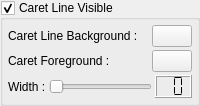
     <widget class="QWidget" name="pCaret">
      <layout class="QVBoxLayout">
       <property name="spacing">
        <number>3</number>
       </property>
       <property name="margin">
        <number>0</number>
       </property>
       <item>
        <widget class="QGroupBox" name="gbCaretLineVisible">
         <property name="title">
          <string>Caret Line Visible</string>
         </property>
         <property name="checkable">
          <bool>true</bool>
         </property>
         <layout class="QGridLayout" name="gridLayout_17">
          <property name="margin">
           <number>5</number>
          </property>
          <property name="spacing">
           <number>3</number>
          </property>
          <item row="1" column="1">
           <widget class="pColorButton" name="tbCaretForeground">
            <property name="sizePolicy">
             <sizepolicy hsizetype="Fixed" vsizetype="Fixed">
              <horstretch>0</horstretch>
              <verstretch>0</verstretch>
             </sizepolicy>
            </property>
           </widget>
          </item>
          <item row="0" column="0">
           <widget class="QLabel" name="lCaretLineBackground">
            <property name="text">
             <string>Caret Line Background :</string>
            </property>
           </widget>
          </item>
          <item row="1" column="0">
           <widget class="QLabel" name="lCaretForeground">
            <property name="text">
             <string>Caret Foreground :</string>
            </property>
           </widget>
          </item>
          <item row="2" column="0" colspan="2">
           <layout class="QHBoxLayout">
            <property name="spacing">
             <number>3</number>
            </property>
            <item>
             <widget class="QLabel" name="lCaretWidth">
              <property name="text">
               <string>Width :</string>
              </property>
             </widget>
            </item>
            <item>
             <widget class="QSlider" name="sCaretWidth">
              <property name="sizePolicy">
               <sizepolicy hsizetype="Expanding" vsizetype="Fixed">
                <horstretch>0</horstretch>
                <verstretch>0</verstretch>
               </sizepolicy>
              </property>
              <property name="minimum">
               <number>1</number>
              </property>
              <property name="maximum">
               <number>10</number>
              </property>
              <property name="pageStep">
               <number>1</number>
              </property>
              <property name="orientation">
               <enum>Qt::Horizontal</enum>
              </property>
              <property name="tickInterval">
               <number>1</number>
              </property>
             </widget>
            </item>
            <item>
             <widget class="QLCDNumber" name="lnCaretWidth">
              <property name="sizePolicy">
               <sizepolicy hsizetype="Fixed" vsizetype="Fixed">
                <horstretch>0</horstretch>
                <verstretch>0</verstretch>
               </sizepolicy>
              </property>
              <property name="digitCount">
               <number>2</number>
              </property>
              <property name="segmentStyle">
               <enum>QLCDNumber::Flat</enum>
              </property>
             </widget>
            </item>
           </layout>
          </item>
          <item row="0" column="1">
           <widget class="pColorButton" name="tbCaretLineBackground">
            <property name="sizePolicy">
             <sizepolicy hsizetype="Fixed" vsizetype="Fixed">
              <horstretch>0</horstretch>
              <verstretch>0</verstretch>
             </sizepolicy>
            </property>
           </widget>
          </item>
         </layout>
        </widget>
       </item>
       <item>
        <spacer>
         <property name="orientation">
          <enum>Qt::Vertical</enum>
         </property>
         <property name="sizeHint" stdset="0">
          <size>
           <width>8</width>
           <height>0</height>
          </size>
         </property>
        </spacer>
       </item>
      </layout>
     </widget>
